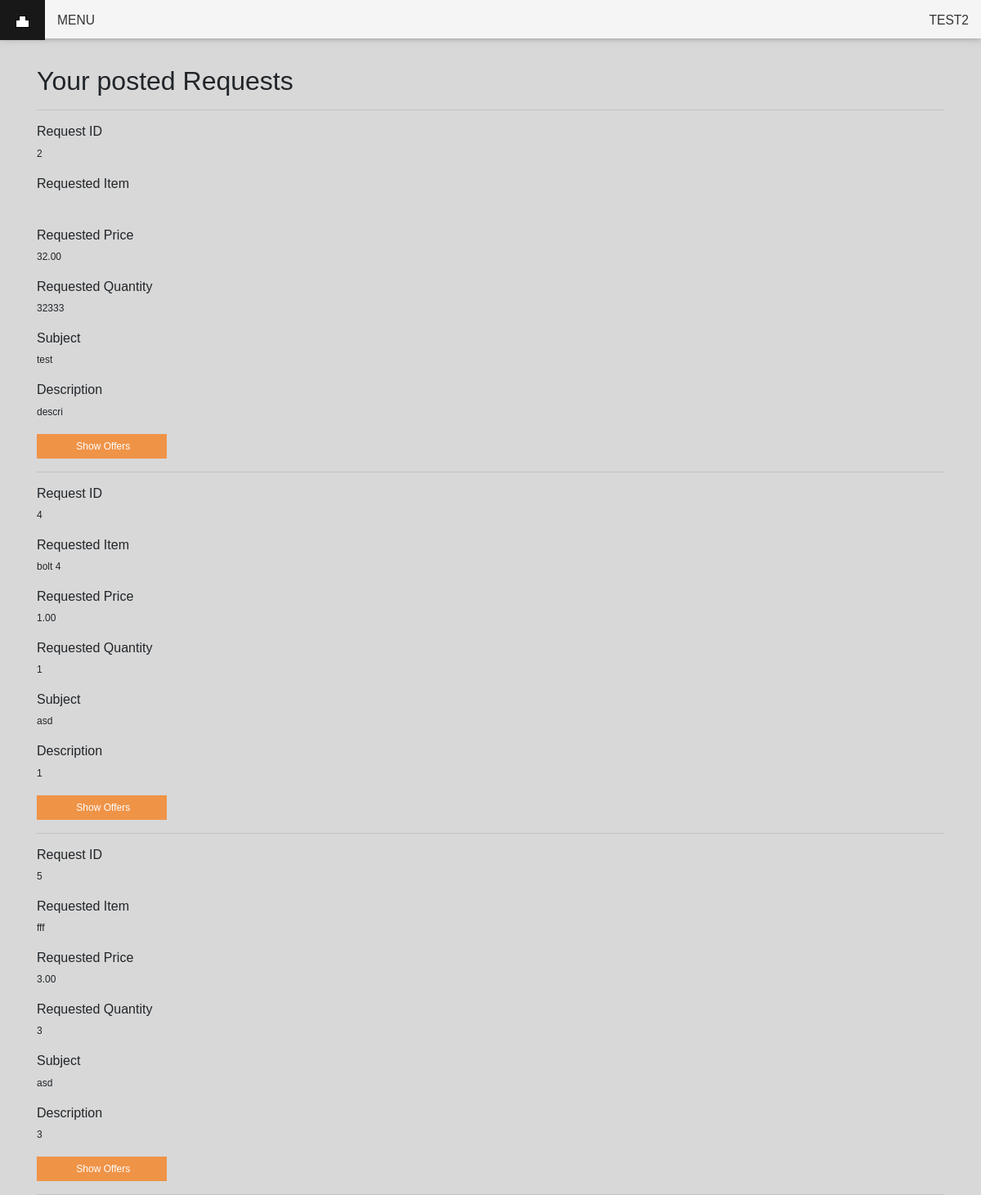
The app's page /home.php (signed in), older data.
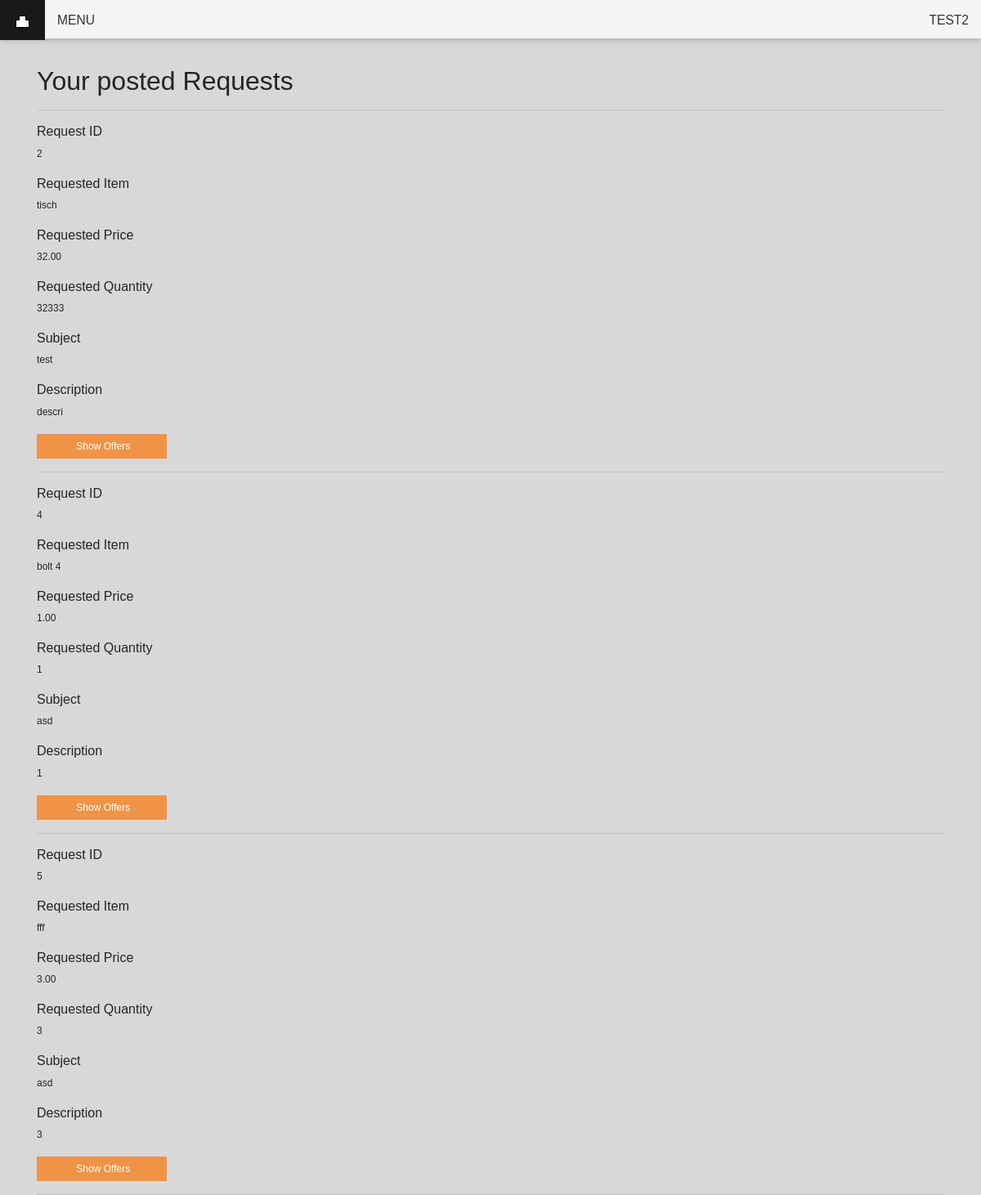
The same page, newer data.
### tables this page shows
CREATE TABLE `requests` (
  `id` int(11) NOT NULL,
  `c_id` int(11) NOT NULL,
  `Item` varchar(50) NOT NULL,
  `subject` varchar(50) NOT NULL,
  `descr` varchar(255) NOT NULL,
  `timestamp` timestamp NOT NULL DEFAULT CURRENT_TIMESTAMP ON UPDATE CURRENT_TIMESTAMP,
  `price` decimal(20,2) NOT NULL,
  `quantity` int(11) NOT NULL,
  `status` enum('Open','Closed') NOT NULL
);

### func.php (called while the page is built, shortened)
<?php
class USER
{
	private $conn;
	public function __construct()
	{
		$database = new Database();
		$db = $database->dbConnection();
		$this->conn = $db;
    }
	public function runQuery($sql)
	{
		$stmt = $this->conn->prepare($sql);
		return $stmt;
	}
}
?>

### home.php (the view, shortened to what this page needs)
<?php
	require_once("func.php");
	$auth_user = new USER();
	$user_req = new USER();
	$user_id = $_SESSION['user_session'];
	$stmt = $auth_user->runQuery("SELECT * FROM customer WHERE id=:id");
	$stmt->execute(array(":id"=>$user_id));
	$userRow=$stmt->fetch(PDO::FETCH_ASSOC);
?>
<!DOCTYPE html>
<html>
<head>
    <link rel="stylesheet" href="https://maxcdn.bootstrapcdn.com/bootstrap/4.0.0-beta.2/css/bootstrap.min.css">
    <link rel="stylesheet" type="text/css" href="css/default.css" />
</head>
<body>
    <nav>
        <ul id="nav">
            <li class="home"><a href="home.php"><img src="img/home.png"></a></li>
            <li><a href="#s1">Menu</a>
            </li>
            <li class="login"><a href="#6"><?php print($userRow['username']); ?></a>
            </li>
        </ul>
    </nav>
    <div class="signin-form">
	<div class="container">
        <h2 class="form-signin-heading">Your posted Requests</h2><hr />
        <?php
            $stmt = $user_req->runQuery("SELECT * FROM requests WHERE c_id=:id");
            $stmt->execute(array(":id"=>$user_id));
            while($userReq=$stmt->fetch(PDO::FETCH_ASSOC)){
                ?><h6> Request ID </h6><?php echo($userReq['id']);  ?> <br /><br /> <?php
                ?><h6> Requested Item </h6><?php echo($userReq['Item']);  ?> <br /><br /> <?php
                ?><h6> Requested Price </h6><?php echo($userReq['price']);  ?> <br /><br /> <?php
                ?><h6> Requested Quantity </h6><?php echo($userReq['quantity']);  ?> <br /><br /> <?php
                ?><h6> Subject </h6><?php echo($userReq['subject']);  ?> <br /><br /> <?php
                ?><h6> Description </h6><?php echo($userReq['descr']);
                ?>
                <br />
                <form action="own_offers.php" method="post" class="form-signin">
                <input type="hidden" class="form-control" name="offer_id" value="<?php echo htmlspecialchars($userReq['id']); ?>"/> <br />
                <button type="Search" name="btn-show">
                    <i class="glyphicon glyphicon-open-file"></i>&nbsp;Show Offers
                </button>
                </form>
                <hr />
                <?php
            }
        ?>
    </div>
    </div>
</body>
</html>

Row changes from the older to the newer data that the page shows:
changed requests "test": Item (not shown) → "tisch"
